Frame 1 (no input): blank canvas, image omitted
Frame 60 (no input): blank canvas, image omitted
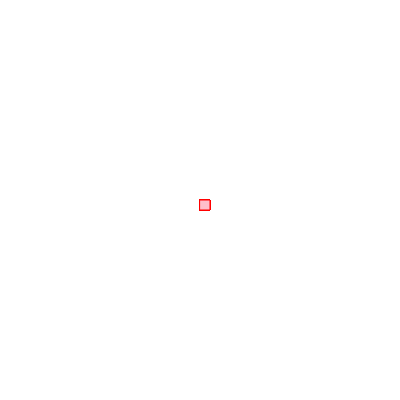
Frame 120 (the mouse pressed at the canvas centre since frame 60)

The p5.js sketch whose frames 1 and 60 were blank and that drew this single picture after the mouse press (run headless with seeded random() and noise() and a simulated clock; from frame 60 on, the mouse is pressed at the canvas centre):

// p5.js sketch
// ── sketch.js
function setup() {
    createCanvas(400, 400);
    background("white");
  }
  
  function draw() {
   
    stroke("red");
    fill("pink");
    
    if(mouseIsPressed) {
    rect( mouseX, mouseY, 10, 10);
   }
  }
